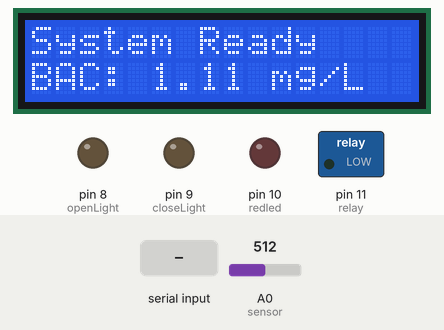
A sketch run on a simulated Arduino Mega 2560, built with avr-gcc and run on an emulated ATmega2560. Shown: 16×2 character LCD, switched loads named in the sketch (green lamp = pin HIGH), output pins drawn as LEDs (lit = HIGH). The inputs (shaded band) are chosen by the test bench; at power-on: A0 (sensor) = 512. What the sketch prints to the serial monitor is not drawn.

Above: at 2.3 s.
2.4 s: A0 (sensor) set to 586
At 3.7 s:
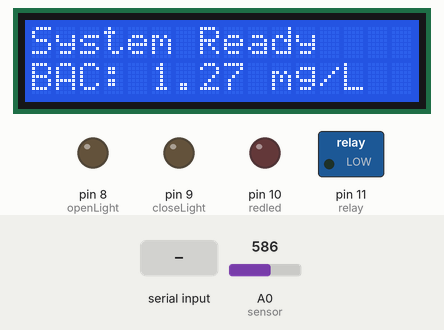
4.0 s: A0 (sensor) set to 617
At 5.1 s:
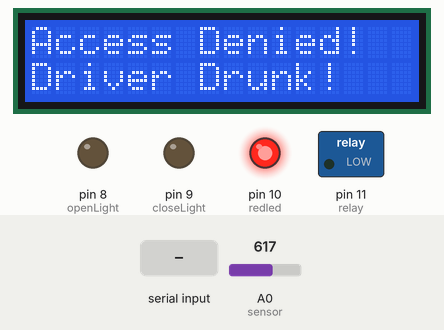
5.6 s: "DELETE:\n" received over Serial
At 6.4 s:
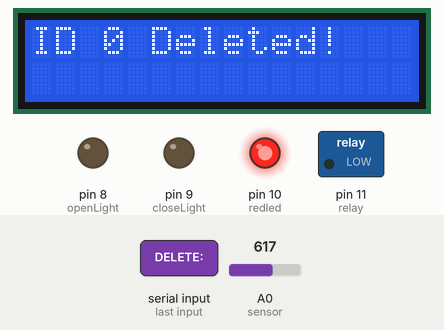
8.6 s: "SCAN\n" received over Serial
At 9.1 s:
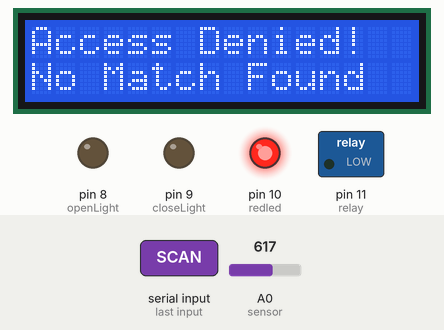
11.6 s: "ENROLL:\n" received over Serial
At 12.3 s:
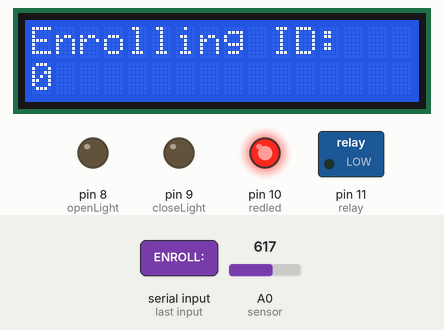
Timing chart, 0 to 14.3 s (numbered marks = the images above; inputs shaded):
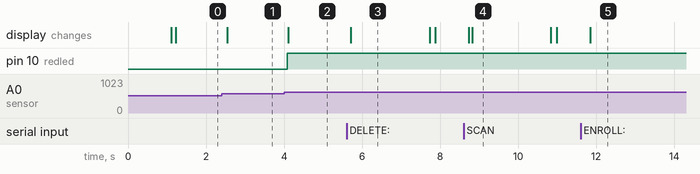

The sketch:

Ignition_system.ino
```cpp
// Arduino Code with both LCD and Serial Communication
#include <LiquidCrystal_I2C.h>
#include <Wire.h>
#include <Adafruit_Fingerprint.h>

LiquidCrystal_I2C lcd(0x27, 16, 2);
Adafruit_Fingerprint finger = Adafruit_Fingerprint(&Serial1);

#define openLight 8
#define closeLight 9
#define redled 10
#define relay 11
#define sensor A0

void setup() {
  pinMode(openLight, OUTPUT);
  pinMode(relay, OUTPUT);
  pinMode(closeLight, OUTPUT);
  pinMode(sensor, INPUT);
  pinMode(redled, OUTPUT);

  // Initialize LCD
  lcd.init();
  lcd.backlight();
  lcd.clear();
  lcd.print("System Starting");
  lcd.setCursor(0, 1);
  lcd.print("Please Wait...");

  Serial.begin(9600);     // Communication with Raspberry Pi
  Serial1.begin(57600);   // Fingerprint sensor
  finger.begin(57600);

  if (!finger.verifyPassword()) {
    Serial.println("ERROR:FP_NOT_FOUND");
    lcd.clear();
    lcd.print("Sensor Error!");
    lcd.setCursor(0, 1);
    lcd.print("Check Connection");
    while (1);
  }

  lcd.clear();
  lcd.print("System Ready");
  Serial.println("READY");
}

void loop() {
  if (Serial.available() > 0) {
    String command = Serial.readStringUntil('\n');
    processCommand(command);
  }

  checkAlcoholLevel();
  delay(100);
}

void checkAlcoholLevel() {
  float adcValue = 0;
  for (int i = 0; i < 10; i++) {
    adcValue += analogRead(sensor);
    delay(10);
  }
  float v = (adcValue / 10) * (3.3 / 1024.0);
  float mgL = 0.67 * v;

  Serial.print("BAC:");
  Serial.println(mgL);

  // Update LCD with BAC level
  lcd.setCursor(0, 1);
  lcd.print("BAC: ");
  lcd.print(mgL, 2);
  lcd.print(" mg/L    ");

  if (mgL > 1.3) {
    digitalWrite(redled, HIGH);
    digitalWrite(relay, LOW);
    digitalWrite(openLight, LOW);
    Serial.println("STATUS:DRUNK");
    lcd.clear();
    lcd.print("Access Denied!");
    lcd.setCursor(0, 1);
    lcd.print("Driver Drunk!");
  } else {
    digitalWrite(redled, LOW);
    Serial.println("STATUS:NORMAL");
  }
}

void processCommand(String command) {
  if (command.startsWith("ENROLL:")) {
    int id = command.substring(7).toInt();
    enrollFingerprint(id);
  }
  else if (command.startsWith("DELETE:")) {
    int id = command.substring(7).toInt();
    deleteFingerprint(id);
  }
  else if (command == "SCAN") {
    scanFingerprint();
  }
}

void enrollFingerprint(int id) {
  Serial.println("ENROLL_START");
  lcd.clear();
  lcd.print("Enrolling ID:");
  lcd.setCursor(0, 1);
  lcd.print(id);

  while (!getFingerprintEnroll(id)) {
    delay(100);
  }

  lcd.clear();
  lcd.print("Enrollment Done!");
  Serial.println("ENROLL_COMPLETE");
  delay(2000);
  lcd.clear();
  lcd.print("System Ready");
}

void scanFingerprint() {
  lcd.clear();
  lcd.print("Place Finger");
  int result = getFingerprintIDez();

  if (result >= 0) {
    Serial.print("MATCH:");
    Serial.println(result);
    lcd.clear();
    lcd.print("Access Granted!");
    lcd.setCursor(0, 1);
    lcd.print("ID: ");
    lcd.print(result);

    digitalWrite(openLight, HIGH);
    digitalWrite(relay, HIGH);
    digitalWrite(closeLight, LOW);
    delay(2000);
    digitalWrite(openLight, LOW);
    digitalWrite(relay, LOW);
    digitalWrite(closeLight, HIGH);
  } else {
    Serial.println("NO_MATCH");
    lcd.clear();
    lcd.print("Access Denied!");
    lcd.setCursor(0, 1);
    lcd.print("No Match Found");
    delay(2000);
  }

  lcd.clear();
  lcd.print("System Ready");
}

bool getFingerprintEnroll(uint8_t id) {
  int p = finger.getImage();
  if (p != FINGERPRINT_OK) return false;

  p = finger.image2Tz(1);
  if (p != FINGERPRINT_OK) return false;

  Serial.println("REMOVE_FINGER");
  lcd.clear();
  lcd.print("Remove Finger");
  delay(2000);

  p = 0;
  while (p != FINGERPRINT_NOFINGER) {
    p = finger.getImage();
  }

  Serial.println("PLACE_AGAIN");
  lcd.clear();
  lcd.print("Place Same");
  lcd.setCursor(0, 1);
  lcd.print("Finger Again");

  p = -1;
  while (p != FINGERPRINT_OK) {
    p = finger.getImage();
  }

  p = finger.image2Tz(2);
  if (p != FINGERPRINT_OK) return false;

  p = finger.createModel();
  if (p != FINGERPRINT_OK) return false;

  p = finger.storeModel(id);
  if (p != FINGERPRINT_OK) return false;

  return true;
}

int getFingerprintIDez() {
  uint8_t p = finger.getImage();
  if (p != FINGERPRINT_OK) return -1;

  p = finger.image2Tz();
  if (p != FINGERPRINT_OK) return -1;

  p = finger.fingerFastSearch();
  if (p != FINGERPRINT_OK) return -1;

  return finger.fingerID;
}

uint8_t deleteFingerprint(uint8_t id) {
  uint8_t p = finger.deleteModel(id);
  lcd.clear();
  if (p == FINGERPRINT_OK) {
    Serial.println("DELETE_SUCCESS");
    lcd.print("ID ");
    lcd.print(id);
    lcd.print(" Deleted!");
  } else {
    Serial.println("DELETE_FAILED");
    lcd.print("Delete Failed!");
  }
  delay(2000);
  lcd.clear();
  lcd.print("System Ready");
  return p;
}
```

Measured:
- the behaviour switches between 602 and 603 on A0 (sensor) (found by bisection; images 1 and 2)
- after the input at 2.4 s, the display: changes after 0.15 s (image 1)
- after the input at 4.0 s, pin 10 (redled): LOW → HIGH after 0.08 s; the display: changes after 0.11 s (image 2)
- after the input at 5.6 s, the display: changes after 0.11 s (image 3)
- after the input at 8.6 s, the display: first changes after 0.13 s (image 4 shows a later state)
- after the input at 11.6 s, the display: changes after 0.25 s (image 5)
- what the display in image 3 shows lasts 2.0 s, from 5.7 s to 7.7 s
